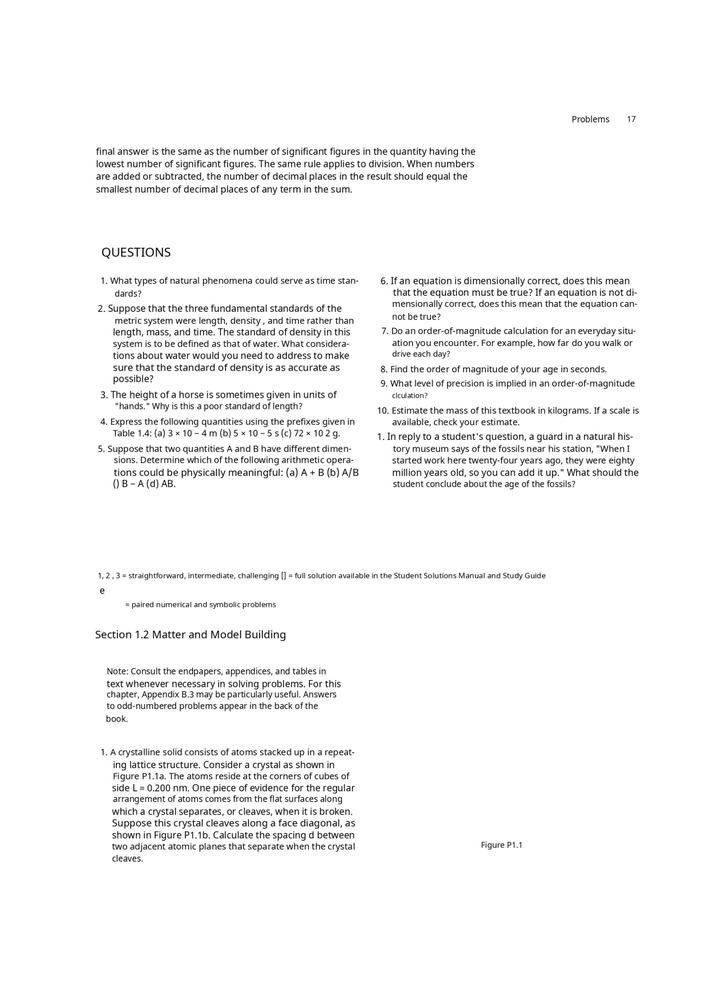
#> input picture image_test/textbook_text.jpg, 706 x 999 px, shrunk from 1460 x 2064 before the run
$ python -i process_image_input.py   (imports and definitions only)
#> lines starting #> are read from the running program, lines starting #| are printed output that depends on the picture; after the words box and inside, x2 and y2 are one past the last pixel; in counts of white or black regions, pixels touching at a corner belong together
#> further down, picture is the input picture: shape (999, 706, 3); min 1, max 255, mean 246.7
import cv2
import numpy as np
from PIL import Image

def process_image_v2(image):
    # Convert to numpy array
    image_np = np.array(image)

    # Convert to grayscale
    gray = cv2.cvtColor(image_np, cv2.COLOR_RGB2GRAY)

    # Apply Gaussian blur to the entire image to create a blurred background
    blurred_background = cv2.GaussianBlur(gray, (55, 55), 0)
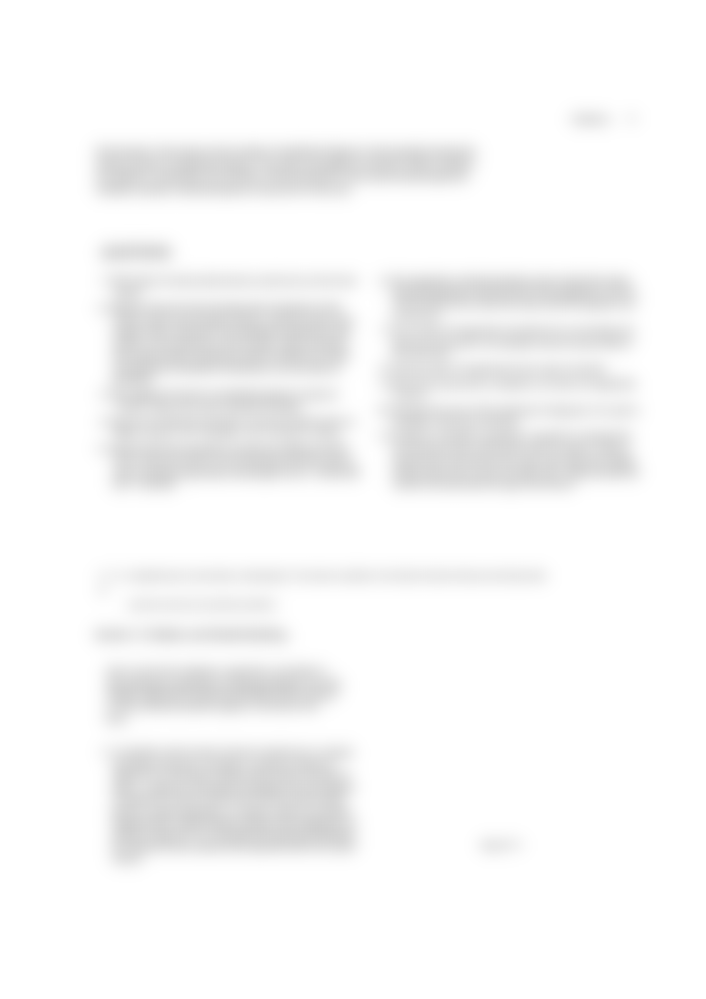
#> blurred_background: shape (999, 706); min 208, max 255, mean 246.7

    # Use adaptive thresholding to create a binary image where the text is white and the background is black
    binary = cv2.adaptiveThreshold(gray, 255, cv2.ADAPTIVE_THRESH_MEAN_C, cv2.THRESH_BINARY_INV, 11, 9)
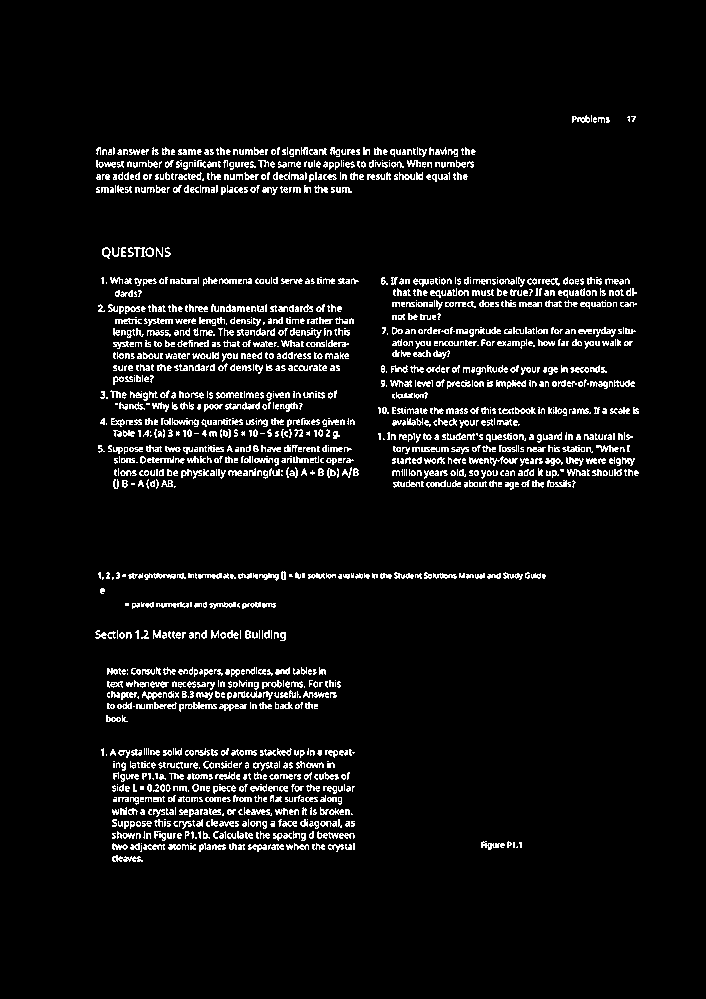
#> binary: shape (999, 706); 6% white in thin lines or dots, all inside (x1, y1, x2, y2) = (95, 115, 639, 862)

    # Invert the binary image so the text is black and the background is white
    binary_inv = cv2.bitwise_not(binary)

    # Use the binary image as a mask to combine the blurred background with the original text
    result = cv2.bitwise_and(blurred_background, blurred_background, mask=binary_inv)
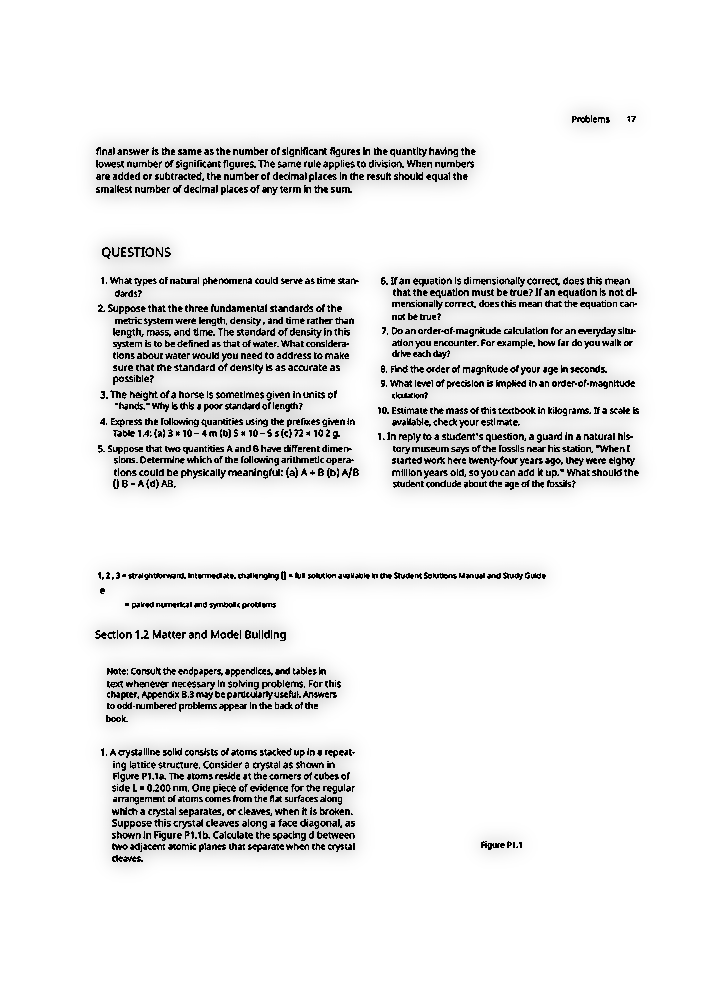
#> result: shape (999, 706); min 0, max 255, mean 233.4
    result = cv2.bitwise_or(result, cv2.bitwise_and(gray, gray, mask=binary))
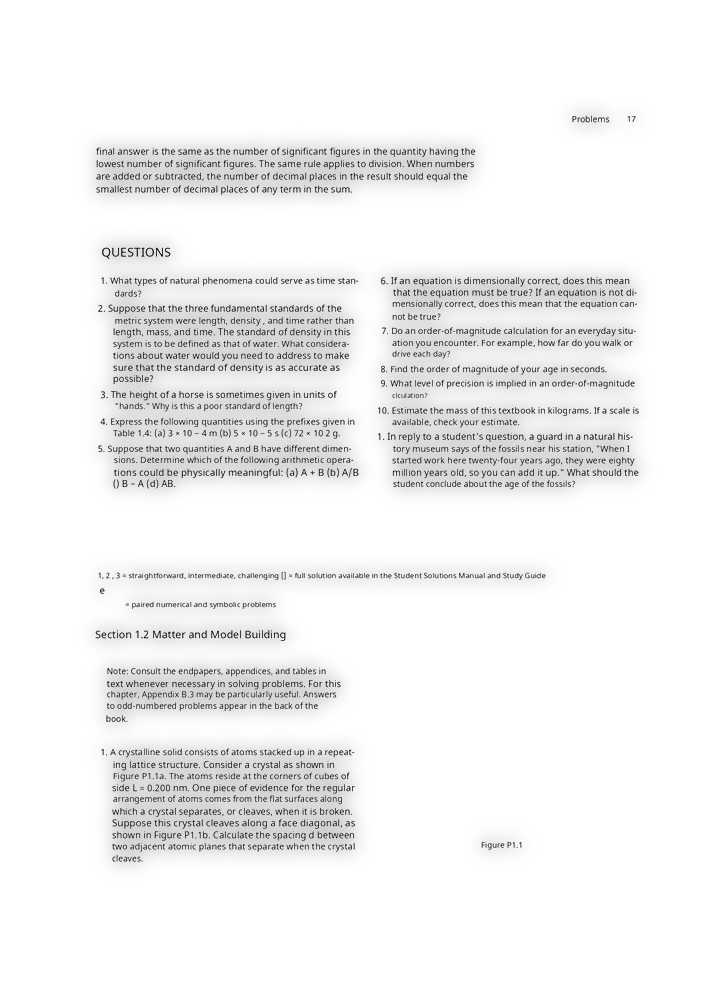
#> result: shape (999, 706); min 1, max 255, mean 241.3

    result_rgb = cv2.cvtColor(result, cv2.COLOR_GRAY2RGB)

    return result_rgb

>>> import cv2
>>> picture = cv2.cvtColor(cv2.imread('image_test/textbook_text.jpg'), cv2.COLOR_BGR2RGB)
>>> result = process_image_v2(picture)
